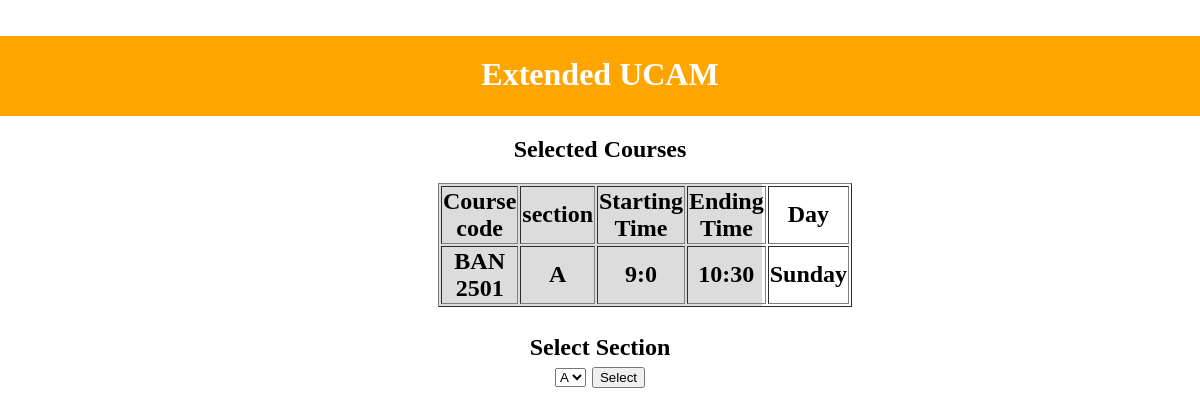
Screenshot of /register_course_section.php?course_code=BAN 2501 with the database file from the repository.
### tables this page shows
CREATE TABLE IF NOT EXISTS `course_section` (
  `course_id` int(10) NOT NULL AUTO_INCREMENT,
  `section_name` char(10) DEFAULT NULL,
  `course_code` char(15) DEFAULT NULL,
  PRIMARY KEY (`course_id`),
  KEY `course_code` (`course_code`)
);

CREATE TABLE IF NOT EXISTS `course_section_time` (
  `course_id` int(11) DEFAULT NULL,
  `starting_time` float DEFAULT NULL,
  `ending_time` float DEFAULT NULL,
  `day` int(11) DEFAULT NULL,
  KEY `course_id` (`course_id`)
);

### register_course_section.php (the view, shortened to what this page needs)
<!DOCTYPE html>
<html>
<head>
    <link rel="stylesheet" href="register_course_section.css">
</head>
<body style="background-color:White;"></body>
	<div class="container">
    <head>
</head>
<body>
    <nav style="background-color: orange;width: auto;height: 80px;">
        <div style="color: white;text-align: center; font-size: 32px; font-weight: bold; padding-top: 20px;">Extended
            UCAM</div>
    </nav>
    <body style="background-color:white;"></body>
<?php
	$connect = mysqli_connect( HOST, USER, PASS, DB )
		or die("Can not connect");
	$course_code = $_GET["course_code"];
	echo "<h2>Selected Courses<h2>";
	$results = mysqli_query( $connect,
        "SELECT *
        FROM course_section
        INNER JOIN course_section_time
        ON course_section.course_id=course_section_time.course_id
        Where course_code='$course_code' ; " )
		or die("Can not execute query");
    echo "<div class='table'> \n";
	echo "<table border> \n";
	echo "<th>Course code</th> <th>section</th> <th>Starting Time</th> <th>Ending Time</th> <th>Day</th>\n";
    function getTimeFromFloat($floatTime) {
        $hour = round($floatTime);
        return $hour.":".(($floatTime - $hour)*100);
    }
    function getWeekDay($value) {
        $arr = ["Saturday", "Sunday", "Monday", "Tuestday", "Wednesday", "Thursday", "Friday"];
        return $arr[$value];
    }
	while( $rows = mysqli_fetch_array( $results ) ) {
		extract( $rows );
		echo "<tr>";
		echo "<td> $course_code </td>";
		echo "<td> $section_name </td>";
		echo "<td> ".getTimeFromFloat($starting_time)." </td>";
		echo "<td> ".getTimeFromFloat($ending_time)." </td>";
		echo "<td> ".getWeekDay($day)." </td>";
		echo "</tr> \n";
	}
	echo "</table> \n";
    echo "</div> \n";
?>
    <form method=get action=register_course_result.php>
        <label for="Options">Select Section</label>
        <select type="text" value="Select course" class="form-control" name ="section_name">
            <?php
            $results = mysqli_query( $connect,
            "SELECT * FROM course_section where course_code = '$course_code'" )
                or die("Can not execute query");
            while( $rows = mysqli_fetch_array( $results ) ) {
                extract( $rows );
                echo "<option name='option'>".$section_name."</option>";
            }
            ?>
            </select>
        <input type="submit" value="Select" />
    </form>
    </div>
</body>
</html>

### register_course_section.css (style rules this page uses)
body { margin: 0; padding: 0; }
.container { width: 100%; display: inline-block; margin: auto; text-align: center; }
.table { width: 27%; margin: auto; background-color: gainsboro; }

### register_course_section.php (style rules this page uses)
div { text-align: center; }

### rows the page displays
course_section: course_code "BAN 2501", section_name "A", course_section_time.starting_time "9:0", course_section_time.ending_time "10:30", course_section_time.day "Sunday"

### other values shown
form field section_name "A"
